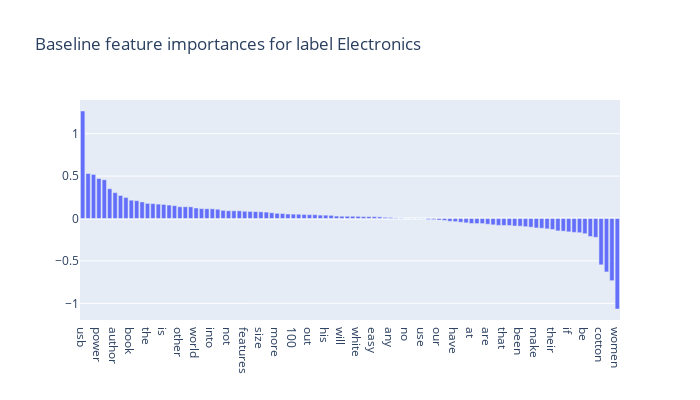

Source (notebook cell):
### Code cell
vis.show_lr_feature_importance(lr, 2, count_vectorizer)

### Figure 1 — Plotly figure (JSON) as saved in the notebook; plotly's stock layout.template omitted (floating-point values rounded to 4 significant figures)
{"data": [{"type": "bar", "x": ["usb", "with", "table", "power", "to", "black", "author", "inch", "for", "book", "he", "light", "the", "home", "high", "is", "or", "up", "other", "life", "was", "world", "so", "can", "into", "10", "you", "not", "new", "time", "features", "most", "quality", "size", "color", "all", "more", "style", "free", "100", "on", "they", "out", "used", "designed", "his", "an", "it", "will", "long", "design", "white", "your", "product", "easy", "has", "comes", "any", "like", "one", "no", "also", "steel", "use", "its", "which", "our", "perfect", "when", "have", "well", "soft", "at", "best", "and", "are", "these", "as", "that", "from", "but", "been", "we", "material", "make", "this", "water", "their", "about", "by", "if", "look", "set", "be", "made", "in", "cotton", "men", "of", "women"], "y": [1.267, 0.5306, 0.5196, 0.4714, 0.4568, 0.351, 0.3048, 0.2713, 0.2484, 0.216, 0.2102, 0.1956, 0.178, 0.1756, 0.1699, 0.1656, 0.1583, 0.1511, 0.1385, 0.1384, 0.1376, 0.1241, 0.1165, 0.1149, 0.1143, 0.1093, 0.09631, 0.0911, 0.09073, 0.09062, 0.08507, 0.08353, 0.08102, 0.07889, 0.07572, 0.06787, 0.06099, 0.05867, 0.05323, 0.05155, 0.0504, 0.04735, 0.04528, 0.04524, 0.04017, 0.03935, 0.03721, 0.02864, 0.02675, 0.02637, 0.02613, 0.02532, 0.02204, 0.02153, 0.02129, 0.01905, 0.01373, 0.0121, 0.006606, 0.005154, 0.0003322, -0.001664, -0.002045, -0.00247, -0.01242, -0.01319, -0.01805, -0.02237, -0.03268, -0.03705, -0.04394, -0.05115, -0.05894, -0.05996, -0.06, -0.06751, -0.07465, -0.08128, -0.08166, -0.08213, -0.08872, -0.09046, -0.09635, -0.1021, -0.1115, -0.1145, -0.1222, -0.1294, -0.146, -0.1492, -0.1576, -0.1638, -0.1672, -0.1793, -0.2119, -0.2219, -0.5464, -0.6299, -0.7328, -1.067]}], "layout": {"height": 400, "title": {"text": "Baseline feature importances for label Electronics"}, "width": 700}}
